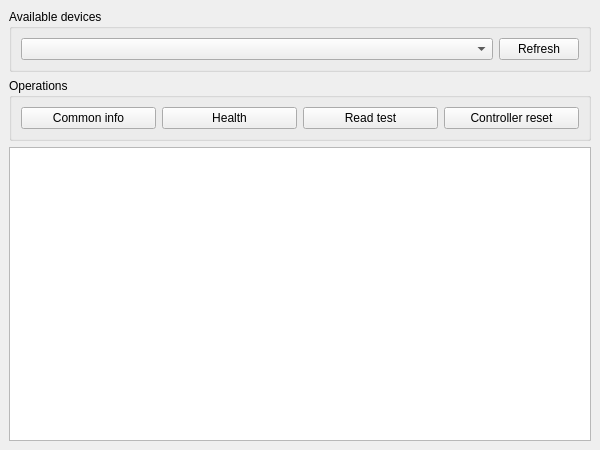
<?xml version="1.0" encoding="UTF-8"?>
<ui version="4.0">
 <class>MainWindow</class>
 <widget class="QMainWindow" name="MainWindow">
  <property name="geometry">
   <rect>
    <x>0</x>
    <y>0</y>
    <width>600</width>
    <height>450</height>
   </rect>
  </property>
  <property name="windowTitle">
   <string>MiniNVMe Test Application</string>
  </property>
  <widget class="QWidget" name="centralwidget">
   <layout class="QVBoxLayout" name="verticalLayout">
    <item>
     <widget class="QGroupBox" name="groupBox_1">
      <property name="title">
       <string>Available devices</string>
      </property>
      <layout class="QHBoxLayout" name="horizontalLayout">
       <item>
        <widget class="QComboBox" name="deviceBox">
         <property name="sizePolicy">
          <sizepolicy hsizetype="MinimumExpanding" vsizetype="Fixed">
           <horstretch>0</horstretch>
           <verstretch>0</verstretch>
          </sizepolicy>
         </property>
        </widget>
       </item>
       <item>
        <widget class="QPushButton" name="refreshButton">
         <property name="text">
          <string>Refresh</string>
         </property>
        </widget>
       </item>
      </layout>
     </widget>
    </item>
    <item>
     <widget class="QGroupBox" name="groupBox_2">
      <property name="title">
       <string>Operations</string>
      </property>
      <layout class="QHBoxLayout" name="horizontalLayout_2">
       <item>
        <widget class="QPushButton" name="commonInfoButton">
         <property name="text">
          <string>Common info</string>
         </property>
        </widget>
       </item>
       <item>
        <widget class="QPushButton" name="healthButton">
         <property name="text">
          <string>Health</string>
         </property>
        </widget>
       </item>
       <item>
        <widget class="QPushButton" name="readTestButton">
         <property name="text">
          <string>Read test</string>
         </property>
        </widget>
       </item>
       <item>
        <widget class="QPushButton" name="resetButton">
         <property name="text">
          <string>Controller reset</string>
         </property>
        </widget>
       </item>
      </layout>
     </widget>
    </item>
    <item>
     <widget class="QPlainTextEdit" name="plainTextEdit">
      <property name="lineWrapMode">
       <enum>QPlainTextEdit::NoWrap</enum>
      </property>
      <property name="readOnly">
       <bool>true</bool>
      </property>
     </widget>
    </item>
   </layout>
  </widget>
 </widget>
 <resources/>
 <connections/>
</ui>
